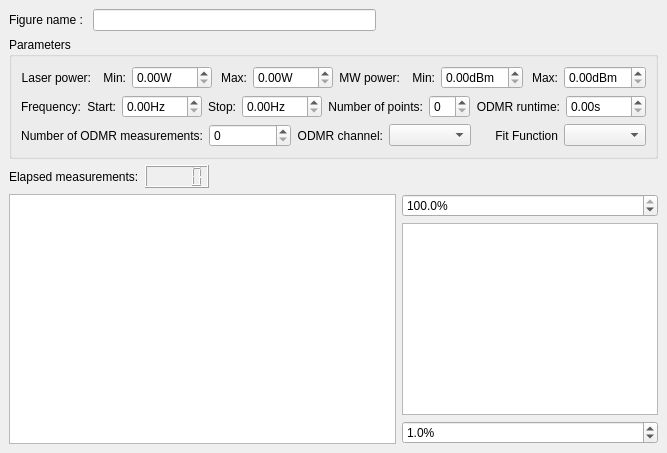
  <widget class="QDockWidget" name="BayOpt_DockWidget">
   <property name="windowTitle">
    <string>Sensitivity optimization</string>
   </property>
   <attribute name="dockWidgetArea">
    <number>2</number>
   </attribute>
   <widget class="QWidget" name="dockWidgetContents">
    <layout class="QVBoxLayout" name="verticalLayout_12">
     <item>
      <layout class="QHBoxLayout" name="horizontalLayout_11">
       <item>
        <widget class="QLabel" name="figure_name_Label">
         <property name="text">
          <string>Figure name : </string>
         </property>
        </widget>
       </item>
       <item>
        <widget class="QLineEdit" name="bayopt_nametag_LineEdit">
         <property name="sizePolicy">
          <sizepolicy hsizetype="MinimumExpanding" vsizetype="Fixed">
           <horstretch>0</horstretch>
           <verstretch>0</verstretch>
          </sizepolicy>
         </property>
         <property name="toolTip">
          <string>&lt;html&gt;&lt;head/&gt;&lt;body&gt;&lt;p&gt;Enter a nametag which will &lt;/p&gt;&lt;p&gt;be added to the filename&lt;/p&gt;&lt;/body&gt;&lt;/html&gt;</string>
         </property>
        </widget>
       </item>
       <item>
        <spacer name="horizontalSpacer_3">
         <property name="orientation">
          <enum>Qt::Horizontal</enum>
         </property>
         <property name="sizeHint" stdset="0">
          <size>
           <width>40</width>
           <height>20</height>
          </size>
         </property>
        </spacer>
       </item>
      </layout>
     </item>
     <item>
      <widget class="QGroupBox" name="bayopt_parameters_GroupBox">
       <property name="title">
        <string>Parameters</string>
       </property>
       <layout class="QVBoxLayout" name="verticalLayout_13">
        <item>
         <layout class="QHBoxLayout" name="horizontalLayout_9">
          <item>
           <widget class="QLabel" name="laser_power_Label_2">
            <property name="text">
             <string>Laser power:</string>
            </property>
            <property name="alignment">
             <set>Qt::AlignRight|Qt::AlignTrailing|Qt::AlignVCenter</set>
            </property>
           </widget>
          </item>
          <item>
           <widget class="QLabel" name="min_Label">
            <property name="text">
             <string>Min:</string>
            </property>
            <property name="alignment">
             <set>Qt::AlignRight|Qt::AlignTrailing|Qt::AlignVCenter</set>
            </property>
           </widget>
          </item>
          <item>
           <widget class="ScienDSpinBox" name="bayopt_laser_power_start_DoubleSpinBox">
            <property name="minimumSize">
             <size>
              <width>80</width>
              <height>0</height>
             </size>
            </property>
            <property name="keyboardTracking">
             <bool>false</bool>
            </property>
            <property name="suffix">
             <string>W</string>
            </property>
           </widget>
          </item>
          <item>
           <widget class="QLabel" name="max_Label">
            <property name="text">
             <string>Max:</string>
            </property>
            <property name="alignment">
             <set>Qt::AlignRight|Qt::AlignTrailing|Qt::AlignVCenter</set>
            </property>
           </widget>
          </item>
          <item>
           <widget class="ScienDSpinBox" name="bayopt_laser_power_stop_DoubleSpinBox">
            <property name="minimumSize">
             <size>
              <width>80</width>
              <height>0</height>
             </size>
            </property>
            <property name="keyboardTracking">
             <bool>false</bool>
            </property>
            <property name="suffix">
             <string>W</string>
            </property>
           </widget>
          </item>
          <item>
           <widget class="QLabel" name="mw_power_Label_2">
            <property name="text">
             <string>MW power:</string>
            </property>
            <property name="alignment">
             <set>Qt::AlignRight|Qt::AlignTrailing|Qt::AlignVCenter</set>
            </property>
           </widget>
          </item>
          <item>
           <widget class="QLabel" name="min_Label_2">
            <property name="text">
             <string>Min:</string>
            </property>
            <property name="alignment">
             <set>Qt::AlignRight|Qt::AlignTrailing|Qt::AlignVCenter</set>
            </property>
           </widget>
          </item>
          <item>
           <widget class="ScienDSpinBox" name="bayopt_mw_power_start_DoubleSpinBox">
            <property name="minimumSize">
             <size>
              <width>80</width>
              <height>0</height>
             </size>
            </property>
            <property name="keyboardTracking">
             <bool>false</bool>
            </property>
            <property name="suffix">
             <string>dBm</string>
            </property>
           </widget>
          </item>
          <item>
           <widget class="QLabel" name="max_Label_2">
            <property name="text">
             <string>Max:</string>
            </property>
            <property name="alignment">
             <set>Qt::AlignRight|Qt::AlignTrailing|Qt::AlignVCenter</set>
            </property>
           </widget>
          </item>
          <item>
           <widget class="ScienDSpinBox" name="bayopt_mw_power_stop_DoubleSpinBox">
            <property name="minimumSize">
             <size>
              <width>80</width>
              <height>0</height>
             </size>
            </property>
            <property name="keyboardTracking">
             <bool>false</bool>
            </property>
            <property name="suffix">
             <string>dBm</string>
            </property>
           </widget>
          </item>
         </layout>
        </item>
        <item>
         <layout class="QHBoxLayout" name="horizontalLayout_10">
          <item>
           <widget class="QLabel" name="frequency_Label">
            <property name="text">
             <string>Frequency:</string>
            </property>
            <property name="alignment">
             <set>Qt::AlignRight|Qt::AlignTrailing|Qt::AlignVCenter</set>
            </property>
           </widget>
          </item>
          <item>
           <widget class="QLabel" name="start_Label">
            <property name="text">
             <string>Start:</string>
            </property>
            <property name="alignment">
             <set>Qt::AlignRight|Qt::AlignTrailing|Qt::AlignVCenter</set>
            </property>
           </widget>
          </item>
          <item>
           <widget class="ScienDSpinBox" name="bayopt_freq_start_DoubleSpinBox">
            <property name="minimumSize">
             <size>
              <width>80</width>
              <height>0</height>
             </size>
            </property>
            <property name="toolTip">
             <string>Parameter for the ODMR measurement</string>
            </property>
            <property name="keyboardTracking">
             <bool>false</bool>
            </property>
            <property name="suffix">
             <string>Hz</string>
            </property>
           </widget>
          </item>
          <item>
           <widget class="QLabel" name="stop_Label">
            <property name="text">
             <string>Stop:</string>
            </property>
            <property name="alignment">
             <set>Qt::AlignRight|Qt::AlignTrailing|Qt::AlignVCenter</set>
            </property>
           </widget>
          </item>
          <item>
           <widget class="ScienDSpinBox" name="bayopt_freq_stop_DoubleSpinBox">
            <property name="minimumSize">
             <size>
              <width>80</width>
              <height>0</height>
             </size>
            </property>
            <property name="toolTip">
             <string>Parameter for the ODMR measurement</string>
            </property>
            <property name="keyboardTracking">
             <bool>false</bool>
            </property>
            <property name="suffix">
             <string>Hz</string>
            </property>
           </widget>
          </item>
          <item>
           <widget class="QLabel" name="num_of_points_Label">
            <property name="text">
             <string>Number of points:</string>
            </property>
            <property name="alignment">
             <set>Qt::AlignRight|Qt::AlignTrailing|Qt::AlignVCenter</set>
            </property>
           </widget>
          </item>
          <item>
           <widget class="QSpinBox" name="bayopt_freq_num_SpinBox">
            <property name="minimumSize">
             <size>
              <width>0</width>
              <height>0</height>
             </size>
            </property>
            <property name="toolTip">
             <string>Parameter for the ODMR measurement</string>
            </property>
            <property name="keyboardTracking">
             <bool>false</bool>
            </property>
           </widget>
          </item>
          <item>
           <widget class="QLabel" name="odmr_runtime_Label">
            <property name="text">
             <string>ODMR runtime:</string>
            </property>
            <property name="alignment">
             <set>Qt::AlignRight|Qt::AlignTrailing|Qt::AlignVCenter</set>
            </property>
           </widget>
          </item>
          <item>
           <widget class="ScienDSpinBox" name="bayopt_odmr_runtime_DoubleSpinBox">
            <property name="minimumSize">
             <size>
              <width>80</width>
              <height>0</height>
             </size>
            </property>
            <property name="toolTip">
             <string>Acquisition time of the ODMR spetrum</string>
            </property>
            <property name="keyboardTracking">
             <bool>false</bool>
            </property>
            <property name="suffix">
             <string>s</string>
            </property>
           </widget>
          </item>
         </layout>
        </item>
        <item>
         <layout class="QHBoxLayout" name="horizontalLayout_8">
          <item>
           <widget class="QLabel" name="num_meas_Label">
            <property name="text">
             <string>Number of ODMR measurements:</string>
            </property>
            <property name="alignment">
             <set>Qt::AlignRight|Qt::AlignTrailing|Qt::AlignVCenter</set>
            </property>
           </widget>
          </item>
          <item>
           <widget class="QSpinBox" name="bayopt_num_meas_SpinBox">
            <property name="toolTip">
             <string>&lt;html&gt;&lt;head/&gt;&lt;body&gt;&lt;p&gt;Number of ODMR measurements &lt;/p&gt;&lt;p&gt;performed to optimize the sensitivity.&lt;/p&gt;&lt;p&gt;The more measurements are recorded, &lt;/p&gt;&lt;p&gt;the more accurate the optimization will&lt;/p&gt;&lt;p&gt;be. &lt;/p&gt;&lt;/body&gt;&lt;/html&gt;</string>
            </property>
            <property name="keyboardTracking">
             <bool>false</bool>
            </property>
           </widget>
          </item>
          <item>
           <widget class="QLabel" name="channel_Label_2">
            <property name="text">
             <string>ODMR channel:</string>
            </property>
            <property name="alignment">
             <set>Qt::AlignRight|Qt::AlignTrailing|Qt::AlignVCenter</set>
            </property>
           </widget>
          </item>
          <item>
           <widget class="QComboBox" name="bayopt_channel_ComboBox"/>
          </item>
          <item>
           <widget class="QLabel" name="fit_function_Label">
            <property name="text">
             <string>Fit Function</string>
            </property>
            <property name="alignment">
             <set>Qt::AlignRight|Qt::AlignTrailing|Qt::AlignVCenter</set>
            </property>
           </widget>
          </item>
          <item>
           <widget class="QComboBox" name="bayopt_fit_ComboBox">
            <property name="toolTip">
             <string>Function used to fit the ODMR spectrum</string>
            </property>
           </widget>
          </item>
         </layout>
        </item>
       </layout>
      </widget>
     </item>
     <item>
      <layout class="QHBoxLayout" name="horizontalLayout_7">
       <item>
        <widget class="QLabel" name="elapsed_measurements_Label">
         <property name="text">
          <string>Elapsed measurements:</string>
         </property>
        </widget>
       </item>
       <item>
        <widget class="QLCDNumber" name="elapsed_measurements_DisplayWidget"/>
       </item>
       <item>
        <spacer name="horizontalSpacer_2">
         <property name="orientation">
          <enum>Qt::Horizontal</enum>
         </property>
         <property name="sizeHint" stdset="0">
          <size>
           <width>400</width>
           <height>20</height>
          </size>
         </property>
        </spacer>
       </item>
      </layout>
     </item>
     <item>
      <layout class="QHBoxLayout" name="horizontalLayout_2">
       <item>
        <widget class="PlotWidget" name="bayopt_PlotWidget">
         <property name="sizePolicy">
          <sizepolicy hsizetype="Expanding" vsizetype="Expanding">
           <horstretch>8</horstretch>
           <verstretch>0</verstretch>
          </sizepolicy>
         </property>
        </widget>
       </item>
       <item>
        <layout class="QVBoxLayout" name="verticalLayout">
         <item>
          <widget class="QDoubleSpinBox" name="bayopt_cb_high_percentile_DoubleSpinBox">
           <property name="sizePolicy">
            <sizepolicy hsizetype="Minimum" vsizetype="Fixed">
             <horstretch>1</horstretch>
             <verstretch>0</verstretch>
            </sizepolicy>
           </property>
           <property name="keyboardTracking">
            <bool>false</bool>
           </property>
           <property name="suffix">
            <string>%</string>
           </property>
           <property name="decimals">
            <number>1</number>
           </property>
           <property name="value">
            <double>100.000000000000000</double>
           </property>
          </widget>
         </item>
         <item>
          <widget class="PlotWidget" name="bayopt_cb_PlotWidget">
           <property name="sizePolicy">
            <sizepolicy hsizetype="Preferred" vsizetype="Expanding">
             <horstretch>1</horstretch>
             <verstretch>0</verstretch>
            </sizepolicy>
           </property>
           <property name="minimumSize">
            <size>
             <width>10</width>
             <height>0</height>
            </size>
           </property>
          </widget>
         </item>
         <item>
          <widget class="QDoubleSpinBox" name="bayopt_cb_low_percentile_DoubleSpinBox">
           <property name="sizePolicy">
            <sizepolicy hsizetype="Minimum" vsizetype="Fixed">
             <horstretch>1</horstretch>
             <verstretch>0</verstretch>
            </sizepolicy>
           </property>
           <property name="keyboardTracking">
            <bool>false</bool>
           </property>
           <property name="suffix">
            <string>%</string>
           </property>
           <property name="decimals">
            <number>1</number>
           </property>
           <property name="value">
            <double>1.000000000000000</double>
           </property>
          </widget>
         </item>
        </layout>
       </item>
      </layout>
     </item>
    </layout>
   </widget>
  </widget>
